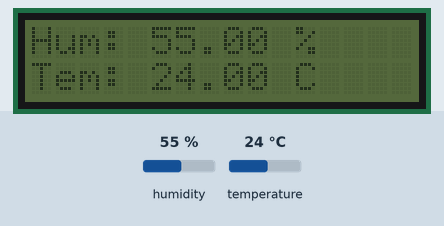
Bench run of a sketch on a simulated ESP8266 (NodeMCU). Shown: 16×2 character LCD. Inputs (shaded band) come from the test bench; at power-on: humidity 55 %, temperature 24 °C. What the sketch prints to the serial monitor is not drawn.

Above: at 2.7 s.
2.8 s: humidity set to 22 %
At 5.1 s:
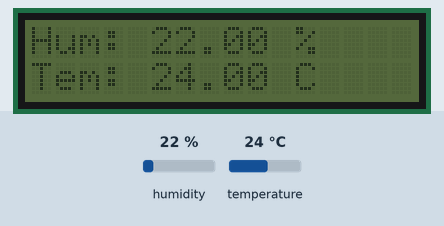
5.8 s: temperature set to 12 °C
At 6.7 s:
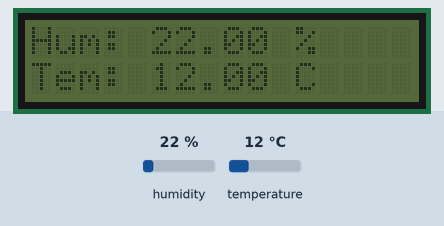
8.8 s: humidity set to 40 %
At 11.1 s:
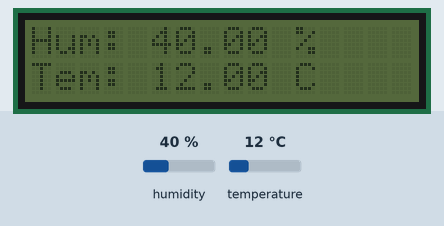
11.8 s: temperature set to 19 °C
At 12.7 s:
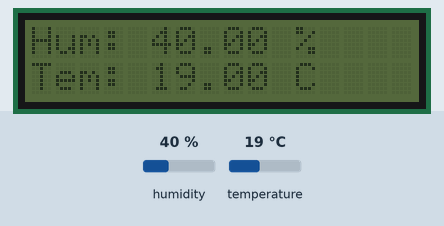
Timing chart, 0 to 14.8 s (numbered marks = the images above; inputs shaded):
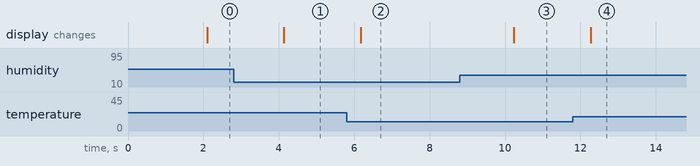

The sketch:

nodemcu_sensor_lcd.ino
```cpp
#include "DHT.h"
#include <Wire.h>
#include <LiquidCrystal_I2C.h>

#define DHTPIN D7      // Pin which is connected to the DHT sensor.
#define DHTTYPE DHT21 // DHT 21 (AM2301)

DHT dht(DHTPIN, DHTTYPE);

LiquidCrystal_I2C lcd(0X27, 16, 2); // Set the I2C address (0x27) and the LCD dimensions (16x2)

void setup()
{
    Serial.begin(9600);
    dht.begin();

    lcd.init();      // Initialize the LCD
    // lcd.backlight(); // Turn on the backlight (if supported)

    lcd.clear();
}

void loop()
{
    // Wait a few seconds between measurements.
    delay(2000);

    // Reading temperature or humidity takes about 250 milliseconds!
    float humidity = dht.readHumidity();
    float temperature = dht.readTemperature();

    // Check if any reads failed and exit early (to try again).
    if (isnan(humidity) || isnan(temperature))
    {
        Serial.println("Failed to read from DHT sensor!");
        return;
    }

    Serial.print("Humidity: ");
    Serial.print(humidity);
    Serial.print(" %\t");
    Serial.print("Temperature: ");
    Serial.print(temperature);
    Serial.println(" *C");

    lcd.setCursor(0, 0); // Set cursor to column 0, row 0
    lcd.print("Hum: ");
    lcd.print(humidity);
    lcd.print(" %   ");

    lcd.setCursor(0, 1);
    lcd.print("Tem: ");
    lcd.print(temperature);
    lcd.print(" C   ");
}
```

Measured:
- after the input at 2.8 s, the display: changes after 1.3 s (image 1)
- after the input at 5.8 s, the display: changes after 0.37 s (image 2)
- after the input at 8.8 s, the display: changes after 1.4 s (image 3)
- after the input at 11.8 s, the display: changes after 0.47 s (image 4)
